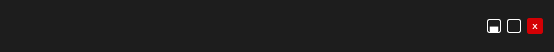
     <widget class="QFrame" name="frame_top">
      <property name="maximumSize">
       <size>
        <width>16777215</width>
        <height>52</height>
       </size>
      </property>
      <property name="styleSheet">
       <string notr="true">background-color: rgb(50, 50, 50);</string>
      </property>
      <property name="frameShape">
       <enum>QFrame::NoFrame</enum>
      </property>
      <property name="frameShadow">
       <enum>QFrame::Raised</enum>
      </property>
      <property name="lineWidth">
       <number>0</number>
      </property>
      <layout class="QHBoxLayout" name="horizontalLayout">
       <property name="spacing">
        <number>0</number>
       </property>
       <property name="leftMargin">
        <number>0</number>
       </property>
       <property name="topMargin">
        <number>0</number>
       </property>
       <property name="rightMargin">
        <number>0</number>
       </property>
       <property name="bottomMargin">
        <number>0</number>
       </property>
       <item>
        <widget class="QFrame" name="frame_sandwitch">
         <property name="minimumSize">
          <size>
           <width>50</width>
           <height>40</height>
          </size>
         </property>
         <property name="maximumSize">
          <size>
           <width>50</width>
           <height>16777215</height>
          </size>
         </property>
         <property name="styleSheet">
          <string notr="true">background-color: rgb(29, 29, 29);</string>
         </property>
         <property name="frameShape">
          <enum>QFrame::NoFrame</enum>
         </property>
         <property name="frameShadow">
          <enum>QFrame::Raised</enum>
         </property>
         <layout class="QHBoxLayout" name="horizontalLayout_6">
          <property name="spacing">
           <number>0</number>
          </property>
          <property name="leftMargin">
           <number>5</number>
          </property>
          <property name="topMargin">
           <number>5</number>
          </property>
          <property name="rightMargin">
           <number>5</number>
          </property>
          <property name="bottomMargin">
           <number>0</number>
          </property>
          <item>
           <widget class="QPushButton" name="sandwitch_btn">
            <property name="minimumSize">
             <size>
              <width>32</width>
              <height>32</height>
             </size>
            </property>
            <property name="maximumSize">
             <size>
              <width>32</width>
              <height>32</height>
             </size>
            </property>
            <property name="toolTip">
             <string>&lt;html&gt;&lt;head/&gt;&lt;body&gt;&lt;p&gt;MENU&lt;/p&gt;&lt;/body&gt;&lt;/html&gt;</string>
            </property>
            <property name="styleSheet">
             <string notr="true">#sandwitch_btn {
  border-radius: 5px;
  border-image: url(:/icon_sandwitch/images/sandwitch.png) 0 0 0 0 stretch stretch;
  background-repeat: no-repeat;  
  background-position: center;
}

#sandwitch_btn:hover {
	background-color : rgb(100,100,100);
	color: rgb(200,200,200);
}

#sandwitch_btn:pressed {
    border-radius: 10px;
	background-color : rgb(85,85,85);
	color: rgb(200,200,200);
}</string>
            </property>
            <property name="text">
             <string/>
            </property>
            <property name="autoDefault">
             <bool>false</bool>
            </property>
            <property name="default">
             <bool>false</bool>
            </property>
            <property name="flat">
             <bool>true</bool>
            </property>
           </widget>
          </item>
         </layout>
        </widget>
       </item>
       <item>
        <widget class="QFrame" name="frame_logo">
         <property name="styleSheet">
          <string notr="true">background-color: rgb(29, 29, 29);
</string>
         </property>
         <property name="frameShape">
          <enum>QFrame::NoFrame</enum>
         </property>
         <property name="frameShadow">
          <enum>QFrame::Raised</enum>
         </property>
         <layout class="QHBoxLayout" name="horizontalLayout_3">
          <property name="spacing">
           <number>0</number>
          </property>
          <property name="leftMargin">
           <number>0</number>
          </property>
          <property name="topMargin">
           <number>0</number>
          </property>
          <property name="rightMargin">
           <number>0</number>
          </property>
          <property name="bottomMargin">
           <number>0</number>
          </property>
          <item>
           <spacer name="horizontalSpacer">
            <property name="orientation">
             <enum>Qt::Horizontal</enum>
            </property>
            <property name="sizeType">
             <enum>QSizePolicy::Expanding</enum>
            </property>
            <property name="sizeHint" stdset="0">
             <size>
              <width>40</width>
              <height>20</height>
             </size>
            </property>
           </spacer>
          </item>
          <item>
           <widget class="QPushButton" name="fava_logo">
            <property name="minimumSize">
             <size>
              <width>82</width>
              <height>52</height>
             </size>
            </property>
            <property name="maximumSize">
             <size>
              <width>110</width>
              <height>50</height>
             </size>
            </property>
            <property name="styleSheet">
             <string notr="true">#fava_logo {
  border-radius: 5px;
  border-image: url(:/fava_logo/images/fava_logo_.png) 0 0 0 0 stretch stretch;
  background-repeat: no-repeat;  
  background-position: center;
}
</string>
            </property>
            <property name="text">
             <string/>
            </property>
            <property name="flat">
             <bool>true</bool>
            </property>
           </widget>
          </item>
          <item>
           <spacer name="horizontalSpacer_2">
            <property name="orientation">
             <enum>Qt::Horizontal</enum>
            </property>
            <property name="sizeType">
             <enum>QSizePolicy::Expanding</enum>
            </property>
            <property name="sizeHint" stdset="0">
             <size>
              <width>312</width>
              <height>20</height>
             </size>
            </property>
           </spacer>
          </item>
         </layout>
        </widget>
       </item>
       <item>
        <widget class="QFrame" name="frame_top_buttons">
         <property name="minimumSize">
          <size>
           <width>70</width>
           <height>0</height>
          </size>
         </property>
         <property name="maximumSize">
          <size>
           <width>70</width>
           <height>16777215</height>
          </size>
         </property>
         <property name="styleSheet">
          <string notr="true">background-color: rgb(29, 29, 29);
</string>
         </property>
         <property name="frameShape">
          <enum>QFrame::NoFrame</enum>
         </property>
         <property name="frameShadow">
          <enum>QFrame::Raised</enum>
         </property>
         <layout class="QHBoxLayout" name="horizontalLayout_7">
          <property name="spacing">
           <number>3</number>
          </property>
          <property name="leftMargin">
           <number>0</number>
          </property>
          <property name="topMargin">
           <number>0</number>
          </property>
          <property name="rightMargin">
           <number>5</number>
          </property>
          <property name="bottomMargin">
           <number>0</number>
          </property>
          <item>
           <widget class="QPushButton" name="minimize">
            <property name="minimumSize">
             <size>
              <width>14</width>
              <height>14</height>
             </size>
            </property>
            <property name="maximumSize">
             <size>
              <width>14</width>
              <height>14</height>
             </size>
            </property>
            <property name="font">
             <font>
              <weight>75</weight>
              <bold>true</bold>
             </font>
            </property>
            <property name="styleSheet">
             <string notr="true">#minimize {
	color: rgb(255, 255, 255);
	border-radius: 2px;
	border: 1px solid   rgb(255, 255, 255);

}

#minimize:hover {
	color:  rgb(211, 0, 4);
}
</string>
            </property>
            <property name="text">
             <string>▄</string>
            </property>
            <property name="flat">
             <bool>true</bool>
            </property>
           </widget>
          </item>
          <item>
           <widget class="QPushButton" name="maximize">
            <property name="minimumSize">
             <size>
              <width>14</width>
              <height>14</height>
             </size>
            </property>
            <property name="maximumSize">
             <size>
              <width>14</width>
              <height>14</height>
             </size>
            </property>
            <property name="font">
             <font>
              <weight>75</weight>
              <bold>true</bold>
             </font>
            </property>
            <property name="styleSheet">
             <string notr="true">#maximize {
	color: rgb(255, 255, 255);
	border-radius: 2px;
	border: 1px solid   rgb(255, 255, 255);
 	padding-top:7px;
}

#maximize:hover {
	color:  rgb(211, 0, 4);
	border: 1px solid  rgb(211, 0, 4);
}
</string>
            </property>
            <property name="text">
             <string/>
            </property>
            <property name="flat">
             <bool>true</bool>
            </property>
           </widget>
          </item>
          <item>
           <widget class="QPushButton" name="exit">
            <property name="minimumSize">
             <size>
              <width>16</width>
              <height>16</height>
             </size>
            </property>
            <property name="maximumSize">
             <size>
              <width>16</width>
              <height>16</height>
             </size>
            </property>
            <property name="font">
             <font>
              <family>Arial</family>
              <pointsize>6</pointsize>
              <weight>75</weight>
              <italic>false</italic>
              <bold>true</bold>
             </font>
            </property>
            <property name="styleSheet">
             <string notr="true">#exit {
  color: rgb(255, 255, 255);
  border-radius: 2px;
  background-color: rgb(211, 0, 4);
  border: 1px solid rgb(211, 0, 4);
}

#exit:hover {
  color: rgb(211, 0, 4);
  border-radius: 2px;
  background-color: rgb(255, 255, 255);
}</string>
            </property>
            <property name="text">
             <string>X</string>
            </property>
            <property name="flat">
             <bool>true</bool>
            </property>
           </widget>
          </item>
         </layout>
        </widget>
       </item>
      </layout>
      <zorder>frame_sandwitch</zorder>
      <zorder>frame_top_buttons</zorder>
      <zorder>frame_logo</zorder>
     </widget>
